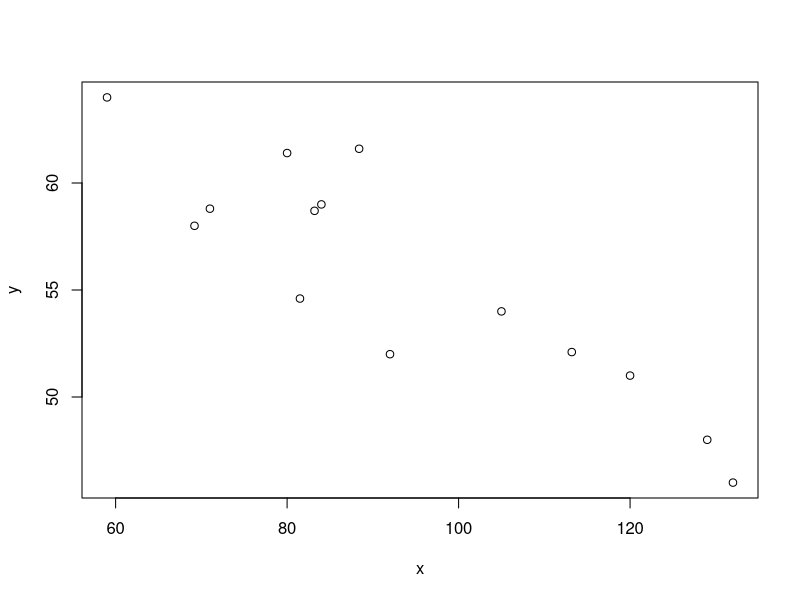

The R source for this figure: (Note: this script raises an error after producing the figure.)
x<-c(132,129,120,113.2,105,92,84,83.2,88.4,59,80,81.5,71,69.2)
y<-c(46,48,51,52.1,54,52,59,58.7,61.6,64,61.4,54.6,58.8,58)
plot(x,y)
abline(b0,b1)
mx<-mean(x)
my<-mean(y)
smx<-x-mx
smy<-y-my
numeradorb1<-(smx)*(smy)
numb1<-sum(numeradorb1)
denb1<-sum(smx^2)
denb1
b1<-numb1/denb1
sumy<-sum(y)
sumx<-sum(x)
b0<-(sumy-(b1)*(sumx))/14
b0
r<-(y=b0+b1*x)
r
plot(r)
b0
